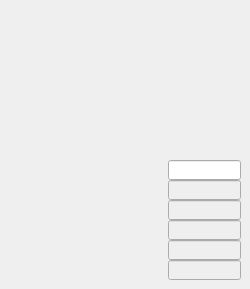
    <widget class="QWidget" name="tab_4">
     <attribute name="title">
      <string>BK9000</string>
     </attribute>
     <widget class="QELabel" name="qelabel_39">
      <property name="geometry">
       <rect>
        <x>16</x>
        <y>10</y>
        <width>149</width>
        <height>16</height>
       </rect>
      </property>
      <property name="font">
       <font>
        <family>Monospace</family>
        <pointsize>10</pointsize>
        <weight>75</weight>
        <bold>true</bold>
       </font>
      </property>
      <property name="alignment">
       <set>Qt::AlignRight|Qt::AlignTrailing|Qt::AlignVCenter</set>
      </property>
      <property name="variable" stdset="0">
       <string>$(P):ASUB:BKH4:MID.DESC</string>
      </property>
      <property name="variableSubstitutions" stdset="0">
       <string>P=ESA</string>
      </property>
     </widget>
     <widget class="QELabel" name="qelabel_40">
      <property name="geometry">
       <rect>
        <x>172</x>
        <y>10</y>
        <width>61</width>
        <height>16</height>
       </rect>
      </property>
      <property name="font">
       <font>
        <family>Monospace</family>
        <pointsize>10</pointsize>
        <weight>75</weight>
        <bold>true</bold>
       </font>
      </property>
      <property name="alignment">
       <set>Qt::AlignLeading|Qt::AlignLeft|Qt::AlignVCenter</set>
      </property>
      <property name="variable" stdset="0">
       <string>$(P):ASUB:BKH4:MID.VALA</string>
      </property>
      <property name="variableSubstitutions" stdset="0">
       <string>P=ESA</string>
      </property>
     </widget>
     <widget class="QELabel" name="qelabel_41">
      <property name="geometry">
       <rect>
        <x>16</x>
        <y>28</y>
        <width>149</width>
        <height>16</height>
       </rect>
      </property>
      <property name="font">
       <font>
        <family>Monospace</family>
        <pointsize>9</pointsize>
        <weight>50</weight>
        <bold>false</bold>
       </font>
      </property>
      <property name="alignment">
       <set>Qt::AlignRight|Qt::AlignTrailing|Qt::AlignVCenter</set>
      </property>
      <property name="variable" stdset="0">
       <string>$(P):LI:BKH4:RO10.DESC</string>
      </property>
      <property name="variableSubstitutions" stdset="0">
       <string>P=ESA</string>
      </property>
     </widget>
     <widget class="QELabel" name="qelabel_42">
      <property name="geometry">
       <rect>
        <x>16</x>
        <y>44</y>
        <width>149</width>
        <height>16</height>
       </rect>
      </property>
      <property name="font">
       <font>
        <family>Monospace</family>
        <pointsize>9</pointsize>
        <weight>50</weight>
        <bold>false</bold>
       </font>
      </property>
      <property name="alignment">
       <set>Qt::AlignRight|Qt::AlignTrailing|Qt::AlignVCenter</set>
      </property>
      <property name="variable" stdset="0">
       <string>$(P):LI:BKH4:RO11.DESC</string>
      </property>
      <property name="variableSubstitutions" stdset="0">
       <string>P=ESA</string>
      </property>
     </widget>
     <widget class="QELabel" name="qelabel_43">
      <property name="geometry">
       <rect>
        <x>16</x>
        <y>60</y>
        <width>149</width>
        <height>16</height>
       </rect>
      </property>
      <property name="font">
       <font>
        <family>Monospace</family>
        <pointsize>9</pointsize>
        <weight>50</weight>
        <bold>false</bold>
       </font>
      </property>
      <property name="alignment">
       <set>Qt::AlignRight|Qt::AlignTrailing|Qt::AlignVCenter</set>
      </property>
      <property name="variable" stdset="0">
       <string>$(P):LI:BKH4:RO12.DESC</string>
      </property>
      <property name="variableSubstitutions" stdset="0">
       <string>P=ESA</string>
      </property>
     </widget>
     <widget class="QELabel" name="qelabel_44">
      <property name="geometry">
       <rect>
        <x>16</x>
        <y>80</y>
        <width>149</width>
        <height>16</height>
       </rect>
      </property>
      <property name="font">
       <font>
        <family>Monospace</family>
        <pointsize>9</pointsize>
        <weight>50</weight>
        <bold>false</bold>
       </font>
      </property>
      <property name="alignment">
       <set>Qt::AlignRight|Qt::AlignTrailing|Qt::AlignVCenter</set>
      </property>
      <property name="variable" stdset="0">
       <string>$(P):LI:BKH4:RO16.DESC</string>
      </property>
      <property name="variableSubstitutions" stdset="0">
       <string>P=ESA</string>
      </property>
     </widget>
     <widget class="QELabel" name="qelabel_45">
      <property name="geometry">
       <rect>
        <x>16</x>
        <y>96</y>
        <width>149</width>
        <height>16</height>
       </rect>
      </property>
      <property name="font">
       <font>
        <family>Monospace</family>
        <pointsize>9</pointsize>
        <weight>50</weight>
        <bold>false</bold>
       </font>
      </property>
      <property name="alignment">
       <set>Qt::AlignRight|Qt::AlignTrailing|Qt::AlignVCenter</set>
      </property>
      <property name="variable" stdset="0">
       <string>$(P):LI:BKH4:RO17.DESC</string>
      </property>
      <property name="variableSubstitutions" stdset="0">
       <string>P=ESA</string>
      </property>
     </widget>
     <widget class="QELabel" name="qelabel_46">
      <property name="geometry">
       <rect>
        <x>16</x>
        <y>112</y>
        <width>149</width>
        <height>16</height>
       </rect>
      </property>
      <property name="font">
       <font>
        <family>Monospace</family>
        <pointsize>9</pointsize>
        <weight>50</weight>
        <bold>false</bold>
       </font>
      </property>
      <property name="alignment">
       <set>Qt::AlignRight|Qt::AlignTrailing|Qt::AlignVCenter</set>
      </property>
      <property name="variable" stdset="0">
       <string>$(P):LI:BKH4:RO18.DESC</string>
      </property>
      <property name="variableSubstitutions" stdset="0">
       <string>P=ESA</string>
      </property>
     </widget>
     <widget class="QELabel" name="qelabel_47">
      <property name="geometry">
       <rect>
        <x>16</x>
        <y>128</y>
        <width>149</width>
        <height>16</height>
       </rect>
      </property>
      <property name="font">
       <font>
        <family>Monospace</family>
        <pointsize>9</pointsize>
        <weight>50</weight>
        <bold>false</bold>
       </font>
      </property>
      <property name="alignment">
       <set>Qt::AlignRight|Qt::AlignTrailing|Qt::AlignVCenter</set>
      </property>
      <property name="variable" stdset="0">
       <string>$(P):LI:BKH4:RO19.DESC</string>
      </property>
      <property name="variableSubstitutions" stdset="0">
       <string>P=ESA</string>
      </property>
     </widget>
     <widget class="QELabel" name="qelabel_48">
      <property name="geometry">
       <rect>
        <x>16</x>
        <y>144</y>
        <width>149</width>
        <height>16</height>
       </rect>
      </property>
      <property name="font">
       <font>
        <family>Monospace</family>
        <pointsize>9</pointsize>
        <weight>50</weight>
        <bold>false</bold>
       </font>
      </property>
      <property name="alignment">
       <set>Qt::AlignRight|Qt::AlignTrailing|Qt::AlignVCenter</set>
      </property>
      <property name="variable" stdset="0">
       <string>$(P):LI:BKH4:RO32.DESC</string>
      </property>
      <property name="variableSubstitutions" stdset="0">
       <string>P=ESA</string>
      </property>
     </widget>
     <widget class="QELabel" name="qelabel_49">
      <property name="geometry">
       <rect>
        <x>172</x>
        <y>28</y>
        <width>53</width>
        <height>16</height>
       </rect>
      </property>
      <property name="font">
       <font>
        <family>Monospace</family>
        <pointsize>9</pointsize>
        <weight>50</weight>
        <bold>false</bold>
       </font>
      </property>
      <property name="alignment">
       <set>Qt::AlignLeading|Qt::AlignLeft|Qt::AlignVCenter</set>
      </property>
      <property name="variable" stdset="0">
       <string>$(P):LI:BKH4:RO10</string>
      </property>
      <property name="variableSubstitutions" stdset="0">
       <string>P=ESA</string>
      </property>
      <property name="useDbPrecision">
       <bool>false</bool>
      </property>
      <property name="addUnits">
       <bool>false</bool>
      </property>
      <property name="format" stdset="0">
       <enum>QELabel::UnsignedInteger</enum>
      </property>
      <property name="radix">
       <UInt>16</UInt>
      </property>
     </widget>
     <widget class="QELabel" name="qelabel_50">
      <property name="geometry">
       <rect>
        <x>172</x>
        <y>44</y>
        <width>53</width>
        <height>16</height>
       </rect>
      </property>
      <property name="font">
       <font>
        <family>Monospace</family>
        <pointsize>9</pointsize>
        <weight>50</weight>
        <bold>false</bold>
       </font>
      </property>
      <property name="alignment">
       <set>Qt::AlignLeading|Qt::AlignLeft|Qt::AlignVCenter</set>
      </property>
      <property name="variable" stdset="0">
       <string>$(P):LI:BKH4:RO11</string>
      </property>
      <property name="variableSubstitutions" stdset="0">
       <string>P=ESA</string>
      </property>
      <property name="useDbPrecision">
       <bool>false</bool>
      </property>
      <property name="addUnits">
       <bool>false</bool>
      </property>
      <property name="format" stdset="0">
       <enum>QELabel::UnsignedInteger</enum>
      </property>
      <property name="radix">
       <UInt>16</UInt>
      </property>
     </widget>
     <widget class="QELabel" name="qelabel_51">
      <property name="geometry">
       <rect>
        <x>172</x>
        <y>60</y>
        <width>53</width>
        <height>16</height>
       </rect>
      </property>
      <property name="font">
       <font>
        <family>Monospace</family>
        <pointsize>9</pointsize>
        <weight>50</weight>
        <bold>false</bold>
       </font>
      </property>
      <property name="alignment">
       <set>Qt::AlignLeading|Qt::AlignLeft|Qt::AlignVCenter</set>
      </property>
      <property name="variable" stdset="0">
       <string>$(P):LI:BKH4:RO12</string>
      </property>
      <property name="variableSubstitutions" stdset="0">
       <string>P=ESA</string>
      </property>
      <property name="useDbPrecision">
       <bool>false</bool>
      </property>
      <property name="addUnits">
       <bool>false</bool>
      </property>
      <property name="format" stdset="0">
       <enum>QELabel::UnsignedInteger</enum>
      </property>
      <property name="radix">
       <UInt>16</UInt>
      </property>
     </widget>
     <widget class="QELabel" name="qelabel_52">
      <property name="geometry">
       <rect>
        <x>172</x>
        <y>80</y>
        <width>53</width>
        <height>16</height>
       </rect>
      </property>
      <property name="font">
       <font>
        <family>Monospace</family>
        <pointsize>9</pointsize>
        <weight>50</weight>
        <bold>false</bold>
       </font>
      </property>
      <property name="alignment">
       <set>Qt::AlignLeading|Qt::AlignLeft|Qt::AlignVCenter</set>
      </property>
      <property name="variable" stdset="0">
       <string>$(P):LI:BKH4:RO16</string>
      </property>
      <property name="variableSubstitutions" stdset="0">
       <string>P=ESA</string>
      </property>
      <property name="useDbPrecision">
       <bool>false</bool>
      </property>
      <property name="addUnits">
       <bool>false</bool>
      </property>
      <property name="format" stdset="0">
       <enum>QELabel::UnsignedInteger</enum>
      </property>
      <property name="radix">
       <UInt>16</UInt>
      </property>
     </widget>
     <widget class="QELabel" name="qelabel_53">
      <property name="geometry">
       <rect>
        <x>172</x>
        <y>96</y>
        <width>53</width>
        <height>16</height>
       </rect>
      </property>
      <property name="font">
       <font>
        <family>Monospace</family>
        <pointsize>9</pointsize>
        <weight>50</weight>
        <bold>false</bold>
       </font>
      </property>
      <property name="alignment">
       <set>Qt::AlignLeading|Qt::AlignLeft|Qt::AlignVCenter</set>
      </property>
      <property name="variable" stdset="0">
       <string>$(P):LI:BKH4:RO17</string>
      </property>
      <property name="variableSubstitutions" stdset="0">
       <string>P=ESA</string>
      </property>
      <property name="useDbPrecision">
       <bool>false</bool>
      </property>
      <property name="addUnits">
       <bool>false</bool>
      </property>
      <property name="format" stdset="0">
       <enum>QELabel::UnsignedInteger</enum>
      </property>
      <property name="radix">
       <UInt>16</UInt>
      </property>
     </widget>
     <widget class="QELabel" name="qelabel_54">
      <property name="geometry">
       <rect>
        <x>172</x>
        <y>112</y>
        <width>53</width>
        <height>16</height>
       </rect>
      </property>
      <property name="font">
       <font>
        <family>Monospace</family>
        <pointsize>9</pointsize>
        <weight>50</weight>
        <bold>false</bold>
       </font>
      </property>
      <property name="alignment">
       <set>Qt::AlignLeading|Qt::AlignLeft|Qt::AlignVCenter</set>
      </property>
      <property name="variable" stdset="0">
       <string>$(P):LI:BKH4:RO18</string>
      </property>
      <property name="variableSubstitutions" stdset="0">
       <string>P=ESA</string>
      </property>
      <property name="useDbPrecision">
       <bool>false</bool>
      </property>
      <property name="addUnits">
       <bool>false</bool>
      </property>
      <property name="format" stdset="0">
       <enum>QELabel::UnsignedInteger</enum>
      </property>
      <property name="radix">
       <UInt>16</UInt>
      </property>
     </widget>
     <widget class="QELabel" name="qelabel_55">
      <property name="geometry">
       <rect>
        <x>172</x>
        <y>128</y>
        <width>53</width>
        <height>16</height>
       </rect>
      </property>
      <property name="font">
       <font>
        <family>Monospace</family>
        <pointsize>9</pointsize>
        <weight>50</weight>
        <bold>false</bold>
       </font>
      </property>
      <property name="alignment">
       <set>Qt::AlignLeading|Qt::AlignLeft|Qt::AlignVCenter</set>
      </property>
      <property name="variable" stdset="0">
       <string>$(P):LI:BKH4:RO19</string>
      </property>
      <property name="variableSubstitutions" stdset="0">
       <string>P=ESA</string>
      </property>
      <property name="useDbPrecision">
       <bool>false</bool>
      </property>
      <property name="addUnits">
       <bool>false</bool>
      </property>
      <property name="format" stdset="0">
       <enum>QELabel::UnsignedInteger</enum>
      </property>
      <property name="radix">
       <UInt>16</UInt>
      </property>
     </widget>
     <widget class="QELabel" name="qelabel_56">
      <property name="geometry">
       <rect>
        <x>172</x>
        <y>144</y>
        <width>53</width>
        <height>16</height>
       </rect>
      </property>
      <property name="font">
       <font>
        <family>Monospace</family>
        <pointsize>9</pointsize>
        <weight>50</weight>
        <bold>false</bold>
       </font>
      </property>
      <property name="alignment">
       <set>Qt::AlignLeading|Qt::AlignLeft|Qt::AlignVCenter</set>
      </property>
      <property name="variable" stdset="0">
       <string>$(P):LI:BKH4:RO32</string>
      </property>
      <property name="variableSubstitutions" stdset="0">
       <string>P=ESA</string>
      </property>
      <property name="useDbPrecision">
       <bool>false</bool>
      </property>
      <property name="addUnits">
       <bool>false</bool>
      </property>
      <property name="format" stdset="0">
       <enum>QELabel::UnsignedInteger</enum>
      </property>
      <property name="radix">
       <UInt>16</UInt>
      </property>
     </widget>
     <widget class="QELineEdit" name="qelineedit_19">
      <property name="geometry">
       <rect>
        <x>168</x>
        <y>160</y>
        <width>73</width>
        <height>20</height>
       </rect>
      </property>
      <property name="variable" stdset="0">
       <string>$(P):LO:BKH4:RW1</string>
      </property>
      <property name="variableSubstitutions" stdset="0">
       <string>P=ESA</string>
      </property>
      <property name="addUnits">
       <bool>false</bool>
      </property>
      <property name="radix">
       <UInt>16</UInt>
      </property>
     </widget>
     <widget class="QELineEdit" name="qelineedit_20">
      <property name="enabled">
       <bool>false</bool>
      </property>
      <property name="geometry">
       <rect>
        <x>168</x>
        <y>180</y>
        <width>73</width>
        <height>20</height>
       </rect>
      </property>
      <property name="variable" stdset="0">
       <string>$(P):LO:BKH4:RW2</string>
      </property>
      <property name="variableSubstitutions" stdset="0">
       <string>P=ESA</string>
      </property>
      <property name="radix">
       <UInt>16</UInt>
      </property>
     </widget>
     <widget class="QELineEdit" name="qelineedit_21">
      <property name="enabled">
       <bool>false</bool>
      </property>
      <property name="geometry">
       <rect>
        <x>168</x>
        <y>200</y>
        <width>73</width>
        <height>20</height>
       </rect>
      </property>
      <property name="variable" stdset="0">
       <string>$(P):LO:BKH4:RW23</string>
      </property>
      <property name="variableSubstitutions" stdset="0">
       <string>P=ESA</string>
      </property>
      <property name="radix">
       <UInt>10</UInt>
      </property>
     </widget>
     <widget class="QELineEdit" name="qelineedit_22">
      <property name="enabled">
       <bool>false</bool>
      </property>
      <property name="geometry">
       <rect>
        <x>168</x>
        <y>220</y>
        <width>73</width>
        <height>20</height>
       </rect>
      </property>
      <property name="variable" stdset="0">
       <string>$(P):LO:BKH4:RW24</string>
      </property>
      <property name="variableSubstitutions" stdset="0">
       <string>P=ESA</string>
      </property>
      <property name="radix">
       <UInt>10</UInt>
      </property>
     </widget>
     <widget class="QELineEdit" name="qelineedit_23">
      <property name="enabled">
       <bool>false</bool>
      </property>
      <property name="geometry">
       <rect>
        <x>168</x>
        <y>240</y>
        <width>73</width>
        <height>20</height>
       </rect>
      </property>
      <property name="variable" stdset="0">
       <string>$(P):LO:BKH4:RW25</string>
      </property>
      <property name="variableSubstitutions" stdset="0">
       <string>P=ESA</string>
      </property>
      <property name="radix">
       <UInt>10</UInt>
      </property>
     </widget>
     <widget class="QELineEdit" name="qelineedit_24">
      <property name="enabled">
       <bool>false</bool>
      </property>
      <property name="geometry">
       <rect>
        <x>168</x>
        <y>260</y>
        <width>73</width>
        <height>20</height>
       </rect>
      </property>
      <property name="variable" stdset="0">
       <string>$(P):LO:BKH4:RW26</string>
      </property>
      <property name="variableSubstitutions" stdset="0">
       <string>P=ESA</string>
      </property>
      <property name="radix">
       <UInt>10</UInt>
      </property>
     </widget>
     <widget class="QELabel" name="qelabel_57">
      <property name="geometry">
       <rect>
        <x>16</x>
        <y>164</y>
        <width>149</width>
        <height>16</height>
       </rect>
      </property>
      <property name="font">
       <font>
        <family>Monospace</family>
        <pointsize>9</pointsize>
        <weight>50</weight>
        <bold>false</bold>
       </font>
      </property>
      <property name="alignment">
       <set>Qt::AlignRight|Qt::AlignTrailing|Qt::AlignVCenter</set>
      </property>
      <property name="variable" stdset="0">
       <string>$(P):LO:BKH4:RW1.DESC</string>
      </property>
      <property name="variableSubstitutions" stdset="0">
       <string>P=ESA</string>
      </property>
     </widget>
     <widget class="QELabel" name="qelabel_58">
      <property name="geometry">
       <rect>
        <x>16</x>
        <y>184</y>
        <width>149</width>
        <height>16</height>
       </rect>
      </property>
      <property name="font">
       <font>
        <family>Monospace</family>
        <pointsize>9</pointsize>
        <weight>50</weight>
        <bold>false</bold>
       </font>
      </property>
      <property name="alignment">
       <set>Qt::AlignRight|Qt::AlignTrailing|Qt::AlignVCenter</set>
      </property>
      <property name="variable" stdset="0">
       <string>$(P):LO:BKH4:RW2.DESC</string>
      </property>
      <property name="variableSubstitutions" stdset="0">
       <string>P=ESA</string>
      </property>
     </widget>
     <widget class="QELabel" name="qelabel_59">
      <property name="geometry">
       <rect>
        <x>16</x>
        <y>204</y>
        <width>149</width>
        <height>16</height>
       </rect>
      </property>
      <property name="font">
       <font>
        <family>Monospace</family>
        <pointsize>9</pointsize>
        <weight>50</weight>
        <bold>false</bold>
       </font>
      </property>
      <property name="alignment">
       <set>Qt::AlignRight|Qt::AlignTrailing|Qt::AlignVCenter</set>
      </property>
      <property name="variable" stdset="0">
       <string>$(P):LO:BKH4:RW23.DESC</string>
      </property>
      <property name="variableSubstitutions" stdset="0">
       <string>P=ESA</string>
      </property>
     </widget>
     <widget class="QELabel" name="qelabel_60">
      <property name="geometry">
       <rect>
        <x>16</x>
        <y>224</y>
        <width>149</width>
        <height>16</height>
       </rect>
      </property>
      <property name="font">
       <font>
        <family>Monospace</family>
        <pointsize>9</pointsize>
        <weight>50</weight>
        <bold>false</bold>
       </font>
      </property>
      <property name="alignment">
       <set>Qt::AlignRight|Qt::AlignTrailing|Qt::AlignVCenter</set>
      </property>
      <property name="variable" stdset="0">
       <string>$(P):LO:BKH4:RW24.DESC</string>
      </property>
      <property name="variableSubstitutions" stdset="0">
       <string>P=ESA</string>
      </property>
     </widget>
     <widget class="QELabel" name="qelabel_61">
      <property name="geometry">
       <rect>
        <x>16</x>
        <y>244</y>
        <width>149</width>
        <height>16</height>
       </rect>
      </property>
      <property name="font">
       <font>
        <family>Monospace</family>
        <pointsize>9</pointsize>
        <weight>50</weight>
        <bold>false</bold>
       </font>
      </property>
      <property name="alignment">
       <set>Qt::AlignRight|Qt::AlignTrailing|Qt::AlignVCenter</set>
      </property>
      <property name="variable" stdset="0">
       <string>$(P):LO:BKH4:RW25.DESC</string>
      </property>
      <property name="variableSubstitutions" stdset="0">
       <string>P=ESA</string>
      </property>
     </widget>
     <widget class="QELabel" name="qelabel_62">
      <property name="geometry">
       <rect>
        <x>16</x>
        <y>264</y>
        <width>149</width>
        <height>16</height>
       </rect>
      </property>
      <property name="font">
       <font>
        <family>Monospace</family>
        <pointsize>9</pointsize>
        <weight>50</weight>
        <bold>false</bold>
       </font>
      </property>
      <property name="alignment">
       <set>Qt::AlignRight|Qt::AlignTrailing|Qt::AlignVCenter</set>
      </property>
      <property name="variable" stdset="0">
       <string>$(P):LO:BKH4:RW26.DESC</string>
      </property>
      <property name="variableSubstitutions" stdset="0">
       <string>P=ESA</string>
      </property>
     </widget>
    </widget>
